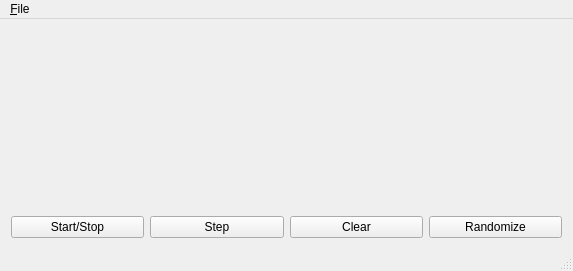
<?xml version="1.0" encoding="UTF-8"?>
<ui version="4.0">
 <class>MainWindow</class>
 <widget class="QMainWindow" name="MainWindow">
  <property name="geometry">
   <rect>
    <x>0</x>
    <y>0</y>
    <width>573</width>
    <height>271</height>
   </rect>
  </property>
  <property name="windowTitle">
   <string>ToMikaa's Game of Life</string>
  </property>
  <widget class="QWidget" name="centralWidget">
   <layout class="QGridLayout" name="gridLayout">
    <item row="1" column="3">
     <widget class="QPushButton" name="randomizeButton">
      <property name="text">
       <string>Randomize</string>
      </property>
     </widget>
    </item>
    <item row="1" column="1">
     <widget class="QPushButton" name="stepButton">
      <property name="text">
       <string>Step</string>
      </property>
     </widget>
    </item>
    <item row="1" column="0">
     <widget class="QPushButton" name="startStopButton">
      <property name="text">
       <string>Start/Stop</string>
      </property>
     </widget>
    </item>
    <item row="0" column="0" colspan="4">
     <widget class="UniverseWidget" name="universe" native="true"/>
    </item>
    <item row="1" column="2">
     <widget class="QPushButton" name="clearButton">
      <property name="text">
       <string>Clear</string>
      </property>
     </widget>
    </item>
   </layout>
  </widget>
  <widget class="QMenuBar" name="menuBar">
   <property name="geometry">
    <rect>
     <x>0</x>
     <y>0</y>
     <width>573</width>
     <height>20</height>
    </rect>
   </property>
   <widget class="QMenu" name="menuFile">
    <property name="title">
     <string>&amp;File</string>
    </property>
    <addaction name="actionSave_state"/>
    <addaction name="actionLoad_state"/>
    <addaction name="separator"/>
    <addaction name="actionExit"/>
   </widget>
   <addaction name="menuFile"/>
  </widget>
  <widget class="QStatusBar" name="statusBar"/>
  <action name="actionSave_state">
   <property name="text">
    <string>&amp;Save state</string>
   </property>
  </action>
  <action name="actionLoad_state">
   <property name="text">
    <string>&amp;Load state</string>
   </property>
  </action>
  <action name="actionExit">
   <property name="text">
    <string>E&amp;xit</string>
   </property>
  </action>
 </widget>
 <layoutdefault spacing="6" margin="11"/>
 <customwidgets>
  <customwidget>
   <class>UniverseWidget</class>
   <extends>QWidget</extends>
   <header>universewidget.h</header>
   <container>1</container>
  </customwidget>
 </customwidgets>
 <resources/>
 <connections/>
</ui>
